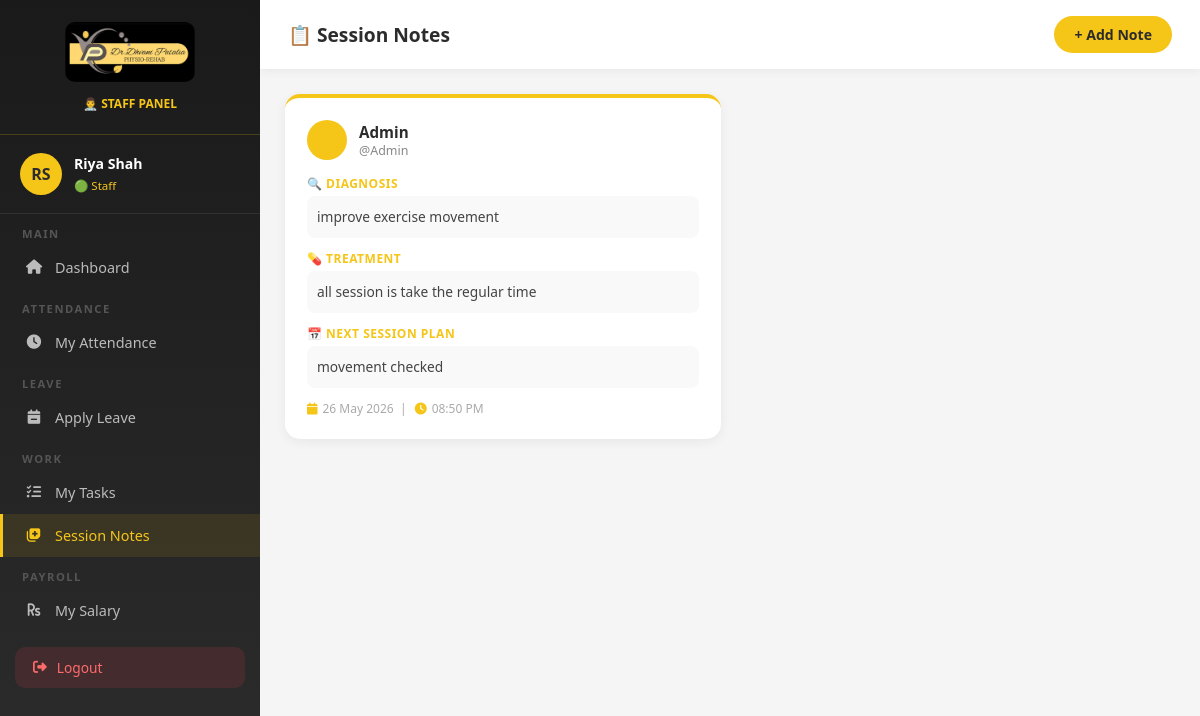
Screenshot of /staff-session-notes (signed in) with the database file from the repository.
### core/models.py (models this page shows, shortened)
class SessionNote(models.Model):
    staff = models.ForeignKey(User, on_delete=models.CASCADE, related_name='session_notes')
    patient = models.ForeignKey(User, on_delete=models.CASCADE, related_name='patient_notes')
    appointment = models.ForeignKey(Appointment, on_delete=models.SET_NULL, null=True, blank=True)
    date = models.DateField(default=timezone.now)
    diagnosis = models.TextField()
    treatment = models.TextField()
    next_session = models.TextField(blank=True)
    created_at = models.DateTimeField(auto_now_add=True)
    class Meta:
        ordering = ['-created_at']

### core/views.py (the view)
# urls.py: path('staff-session-notes', views.staff_session_notes, name='staff_session_notes'),
@login_required(login_url='/login')
def staff_session_notes(request):
    if not (request.user.is_staff or hasattr(request.user, 'staff_profile')):
        return redirect('/client-dashboard')
    notes = SessionNote.objects.filter(staff=request.user)
    return render(request, 'staff_session_notes.html', {
        'user': request.user,
        'notes': notes,
    })

### templates/staff_session_notes.html (shortened to what this page needs)
{% load static %}
<!DOCTYPE html>
<html lang="en">
<head>
    <link href="https://cdnjs.cloudflare.com/ajax/libs/font-awesome/6.4.0/css/all.min.css" rel="stylesheet">
</head>
<body>
    <aside class="sidebar">
        <div class="sidebar-logo">
            <img src="{% static 'images/Dhvani_Patalia.jpeg' %}" alt="Logo">
            <p>👨‍⚕️ STAFF PANEL</p>
        </div>
        <div class="sidebar-user">
            <div class="user-avatar">{{ user.first_name|first|upper }}{{ user.last_name|first|upper }}</div>
            <div class="user-info">
                <h4>{{ user.get_full_name|default:user.username }}</h4><span>🟢 Staff</span>
            </div>
        </div>
        <nav>
            <div class="nav-section">Main</div>
            <a href="/staff-dashboard" class="nav-item"><i class="fas fa-home"></i> Dashboard</a>
            <div class="nav-section">Attendance</div>
            <a href="/staff-attendance" class="nav-item"><i class="fas fa-clock"></i> My Attendance</a>
            <div class="nav-section">Leave</div>
            <a href="/staff-leave" class="nav-item"><i class="fas fa-calendar-minus"></i> Apply Leave</a>
            <div class="nav-section">Work</div>
            <a href="/staff-tasks" class="nav-item"><i class="fas fa-tasks"></i> My Tasks</a>
            <a href="/staff-session-notes" class="nav-item active"><i class="fas fa-notes-medical"></i> Session
                Notes</a>
            <div class="nav-section">Payroll</div>
            <a href="/staff-salary" class="nav-item"><i class="fas fa-rupee-sign"></i> My Salary</a>
        </nav>
        <a href="/logout" class="logout-btn"><i class="fas fa-sign-out-alt"></i> Logout</a>
    </aside>
    <div class="main-content">
        <div class="topbar">
            <h1>📋 Session Notes</h1>
            <a href="/add-session-note" class="btn-add">+ Add Note</a>
        </div>
        <div class="dashboard-body">
            <div class="notes-grid">
                {% if notes %}
                {% for note in notes %}
                <div class="note-card">
                    <div class="note-header">
                        <div class="patient-avatar">
                        </div>
                        <div>
                            <h3>{{ note.patient.get_full_name|default:note.patient.username }}</h3>
                            <p>@{{ note.patient.username }}</p>
                        </div>
                    </div>
                    <div class="note-section">
                        <label>🔍 Diagnosis</label>
                        <p>{{ note.diagnosis }}</p>
                    </div>
                    <div class="note-section">
                        <label>💊 Treatment</label>
                        <p>{{ note.treatment }}</p>
                    </div>
                    {% if note.next_session %}
                    <div class="note-section">
                        <label>📅 Next Session Plan</label>
                        <p>{{ note.next_session }}</p>
                    </div>
                    {% endif %}
                    <div class="note-date">
                        <i class="fas fa-calendar"></i>
                        {{ note.date|date:"d M Y" }} &nbsp;|&nbsp;
                        <i class="fas fa-clock"></i>
                        {{ note.created_at|date:"h:i A" }}
                    </div>
                </div>
                {% endfor %}
                {% endif %}
            </div>
        </div>
    </div>
</body>
</html>

### templates/staff_session_notes.html (style rules this page uses)
* { margin: 0; padding: 0; box-sizing: border-box; }
body { font-family: 'Segoe UI', sans-serif; background: #f5f5f5; display: flex; min-height: 100vh; }
.sidebar { width: 260px; height: 100vh; position: fixed; left: 0; top: 0; background: linear-gradient(180deg, #1a1a1a, #2C2C2C); overflow-y: auto; scrollbar-width: none; }
.sidebar-logo { padding: 22px 20px; border-bottom: 1px solid rgba(245, 197, 24, 0.2); text-align: center; }
.sidebar-logo img { width: 130px; border-radius: 10px; }
.sidebar-logo p { color: #F5C518; font-size: 0.75em; margin-top: 8px; font-weight: 600; }
.sidebar-user { padding: 18px 20px; border-bottom: 1px solid rgba(255, 255, 255, 0.08); display: flex; align-items: center; gap: 12px; }
.user-avatar { width: 42px; height: 42px; background: #F5C518; border-radius: 50%; display: flex; align-items: center; justify-content: center; font-weight: 800; color: #2C2C2C; }
.user-info h4 { color: white; font-size: 0.88em; }
.user-info span { color: #F5C518; font-size: 0.72em; }
.nav-section { padding: 12px 22px 5px; color: #555; font-size: 0.7em; text-transform: uppercase; letter-spacing: 1.5px; font-weight: 700; }
.nav-item { display: flex; align-items: center; gap: 12px; padding: 12px 22px; color: #bbb; text-decoration: none; font-size: 0.9em; transition: all 0.3s; border-left: 3px solid transparent; }
.nav-item:hover, .nav-item.active { background: rgba(245, 197, 24, 0.1); color: #F5C518; border-left-color: #F5C518; }
.nav-item i { width: 18px; text-align: center; }
.logout-btn { margin: 15px; display: flex; align-items: center; gap: 10px; padding: 11px 18px; background: rgba(220, 53, 69, 0.15); color: #ff6b6b; border-radius: 10px; text-decoration: none; font-size: 0.86em; }
.main-content { margin-left: 260px; flex: 1; }
.topbar { background: white; padding: 16px 28px; display: flex; align-items: center; justify-content: space-between; box-shadow: 0 2px 10px rgba(0, 0, 0, 0.06); }
.topbar h1 { font-size: 1.2em; color: #2C2C2C; font-weight: 700; }
.btn-add { background: #F5C518; color: #2C2C2C; padding: 9px 20px; border-radius: 20px; font-weight: 700; text-decoration: none; font-size: 0.88em; }
.dashboard-body { padding: 25px; }
.notes-grid { display: grid; grid-template-columns: 1fr 1fr; gap: 18px; }
.note-card { background: white; border-radius: 15px; padding: 22px; box-shadow: 0 3px 12px rgba(0, 0, 0, 0.06); border-top: 4px solid #F5C518; transition: transform 0.3s; }
.note-header { display: flex; align-items: center; gap: 12px; margin-bottom: 15px; }
.patient-avatar { width: 40px; height: 40px; background: #F5C518; border-radius: 50%; display: flex; align-items: center; justify-content: center; font-weight: 800; color: #2C2C2C; font-size: 0.9em; flex-shrink: 0; }
.note-header h3 { font-size: 0.95em; font-weight: 700; color: #2C2C2C; }
.note-header p { font-size: 0.78em; color: #888; }
.note-section { margin-bottom: 12px; }
.note-section label { font-size: 0.75em; font-weight: 700; color: #F5C518; text-transform: uppercase; letter-spacing: 0.5px; display: block; margin-bottom: 4px; }
.note-section p { font-size: 0.86em; color: #444; line-height: 1.6; background: #f9f9f9; padding: 10px; border-radius: 8px; }
.note-date { font-size: 0.75em; color: #aaa; margin-top: 10px; display: flex; align-items: center; gap: 5px; }
.note-date i { color: #F5C518; }

### rows the page displays
SessionNote: patient.get_full_name "Admin", patient.username "Admin", diagnosis "improve exercise movement", treatment "all session is take the regular time", next_session "movement checked", date "26 May 2026", created_at "08:50 PM"

### other values shown
{{ user.first_name|first|upper }} "R"
{{ user.last_name|first|upper }} "S"
{{ user.get_full_name|default:user.username }} "Riya Shah"
